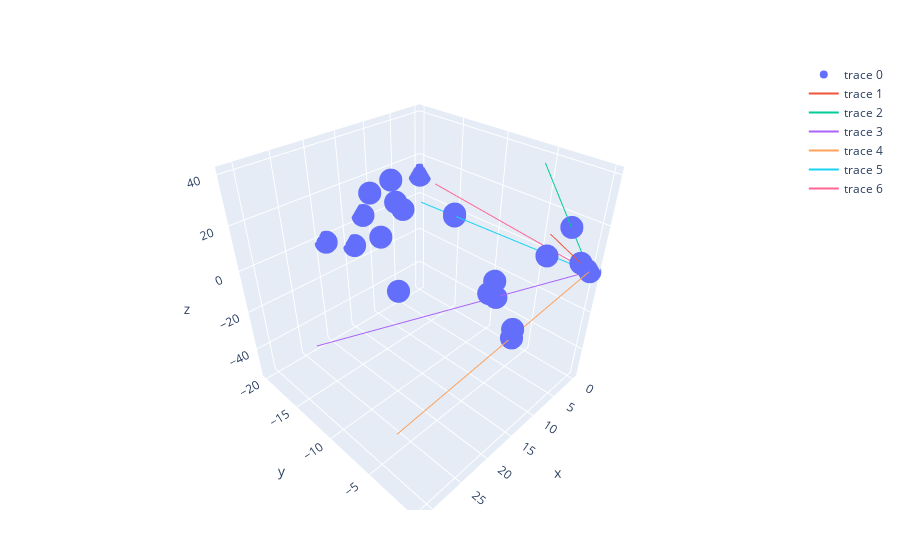

Notebook source saved alongside this figure:
### Code cell
FinalConicHull(m5)

### Figure 1 — Plotly figure (JSON) as saved in the notebook; plotly's stock layout.template omitted (floating-point values rounded to 4 significant figures)
{"data": [{"mode": "markers", "type": "scatter3d", "x": [13, 3, 14, 2, 1, 6, 7, 13, 12, 12, 14, 19, 11, 2, 18, 9, 14, 14, 0, 14, 0], "y": [-18, 0, -13, -14, -2, -2, -6, -4, -4, -20, -1, -20, -16, -14, -11, -18, -1, -16, -20, -20, 0], "z": [18, 8, 20, 3, 17, 11, -16, 0, 4, 3, -11, -2, 15, 2, -8, 20, -7, 2, 11, -10, 0]}, {"mode": "lines", "type": "scatter3d", "x": [11.43, 0], "y": [0, 0], "z": [30.47, 0]}, {"mode": "lines", "type": "scatter3d", "x": [2.352, 0], "y": [-4.705, 0], "z": [39.99, 0]}, {"mode": "lines", "type": "scatter3d", "x": [23.07, 0], "y": [-19.78, 0], "z": [-52.74, 0]}, {"mode": "lines", "type": "scatter3d", "x": [31.16, 0], "y": [-2.225, 0], "z": [-24.48, 0]}, {"mode": "lines", "type": "scatter3d", "x": [2.585, 0], "y": [-18.1, 0], "z": [2.585, 0]}, {"mode": "lines", "type": "scatter3d", "x": [0, 0], "y": [-17.8, 0], "z": [9.792, 0]}], "layout": {"margin": {"b": 50, "l": 50, "r": 50, "t": 60}}}
